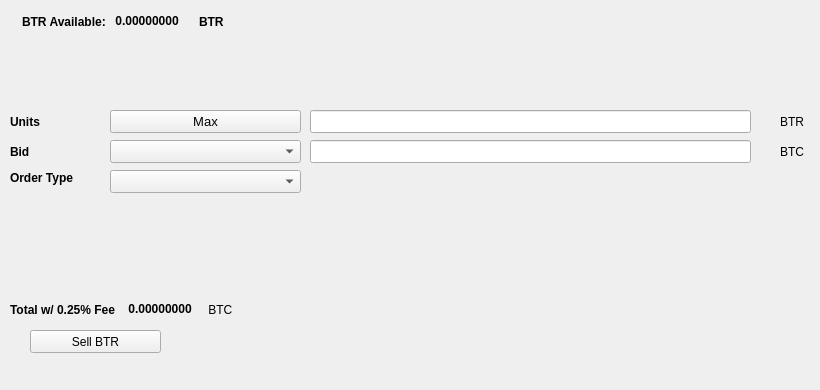
   <widget class="QWidget" name="SellTab">
    <attribute name="title">
     <string>Sell</string>
    </attribute>
    <widget class="QLabel" name="label_16">
     <property name="geometry">
      <rect>
       <x>780</x>
       <y>140</y>
       <width>31</width>
       <height>23</height>
      </rect>
     </property>
     <property name="text">
      <string>BTC</string>
     </property>
    </widget>
    <widget class="QComboBox" name="SellBidcomboBox">
     <property name="geometry">
      <rect>
       <x>110</x>
       <y>140</y>
       <width>191</width>
       <height>23</height>
      </rect>
     </property>
     <property name="font">
      <font>
       <pointsize>10</pointsize>
      </font>
     </property>
    </widget>
    <widget class="QLabel" name="label_18">
     <property name="geometry">
      <rect>
       <x>10</x>
       <y>110</y>
       <width>46</width>
       <height>23</height>
      </rect>
     </property>
     <property name="font">
      <font>
       <weight>75</weight>
       <bold>true</bold>
      </font>
     </property>
     <property name="text">
      <string>Units</string>
     </property>
    </widget>
    <widget class="QPushButton" name="Sell_Max_Amount">
     <property name="geometry">
      <rect>
       <x>110</x>
       <y>110</y>
       <width>191</width>
       <height>23</height>
      </rect>
     </property>
     <property name="font">
      <font>
       <pointsize>10</pointsize>
      </font>
     </property>
     <property name="text">
      <string>Max</string>
     </property>
    </widget>
    <widget class="QLabel" name="label_20">
     <property name="geometry">
      <rect>
       <x>10</x>
       <y>170</y>
       <width>91</width>
       <height>16</height>
      </rect>
     </property>
     <property name="font">
      <font>
       <weight>75</weight>
       <bold>true</bold>
      </font>
     </property>
     <property name="text">
      <string>Order Type</string>
     </property>
    </widget>
    <widget class="QComboBox" name="SellOrdertypeCombo">
     <property name="geometry">
      <rect>
       <x>110</x>
       <y>170</y>
       <width>191</width>
       <height>23</height>
      </rect>
     </property>
     <property name="font">
      <font>
       <pointsize>10</pointsize>
      </font>
     </property>
    </widget>
    <widget class="QLabel" name="label_21">
     <property name="geometry">
      <rect>
       <x>10</x>
       <y>140</y>
       <width>46</width>
       <height>23</height>
      </rect>
     </property>
     <property name="font">
      <font>
       <weight>75</weight>
       <bold>true</bold>
      </font>
     </property>
     <property name="text">
      <string>Bid</string>
     </property>
    </widget>
    <widget class="QLabel" name="label_22">
     <property name="geometry">
      <rect>
       <x>780</x>
       <y>110</y>
       <width>31</width>
       <height>23</height>
      </rect>
     </property>
     <property name="text">
      <string>BTR</string>
     </property>
    </widget>
    <widget class="QLineEdit" name="UnitsInputBTR">
     <property name="geometry">
      <rect>
       <x>310</x>
       <y>110</y>
       <width>441</width>
       <height>23</height>
      </rect>
     </property>
     <property name="font">
      <font>
       <pointsize>9</pointsize>
       <weight>75</weight>
       <bold>true</bold>
      </font>
     </property>
    </widget>
    <widget class="QLineEdit" name="SellBidPriceEdit">
     <property name="geometry">
      <rect>
       <x>310</x>
       <y>140</y>
       <width>441</width>
       <height>23</height>
      </rect>
     </property>
     <property name="font">
      <font>
       <pointsize>9</pointsize>
       <weight>75</weight>
       <bold>true</bold>
      </font>
     </property>
    </widget>
    <widget class="QPushButton" name="SellBTRBTN">
     <property name="geometry">
      <rect>
       <x>30</x>
       <y>330</y>
       <width>131</width>
       <height>23</height>
      </rect>
     </property>
     <property name="text">
      <string>Sell BTR</string>
     </property>
     <property name="icon">
      <iconset resource="../bittern">
       <normaloff>:/icons/bitcoin</normaloff>:/icons/bitcoin</iconset>
     </property>
    </widget>
    <widget class="QWidget" name="layoutWidget3">
     <property name="geometry">
      <rect>
       <x>22</x>
       <y>12</y>
       <width>258</width>
       <height>19</height>
      </rect>
     </property>
     <layout class="QHBoxLayout" name="horizontalLayout">
      <item>
       <widget class="QLabel" name="label232_2">
        <property name="font">
         <font>
          <weight>75</weight>
          <bold>true</bold>
         </font>
        </property>
        <property name="text">
         <string>BTR Available:</string>
        </property>
       </widget>
      </item>
      <item>
       <widget class="QLabel" name="BTRAvailableLabel">
        <property name="palette">
         <palette>
          <active>
           <colorrole role="WindowText">
            <brush brushstyle="SolidPattern">
             <color alpha="255">
              <red>0</red>
              <green>0</green>
              <blue>0</blue>
             </color>
            </brush>
           </colorrole>
           <colorrole role="Button">
            <brush brushstyle="SolidPattern">
             <color alpha="255">
              <red>0</red>
              <green>170</green>
              <blue>0</blue>
             </color>
            </brush>
           </colorrole>
           <colorrole role="Light">
            <brush brushstyle="SolidPattern">
             <color alpha="255">
              <red>0</red>
              <green>255</green>
              <blue>0</blue>
             </color>
            </brush>
           </colorrole>
           <colorrole role="Midlight">
            <brush brushstyle="SolidPattern">
             <color alpha="255">
              <red>0</red>
              <green>212</green>
              <blue>0</blue>
             </color>
            </brush>
           </colorrole>
           <colorrole role="Dark">
            <brush brushstyle="SolidPattern">
             <color alpha="255">
              <red>0</red>
              <green>85</green>
              <blue>0</blue>
             </color>
            </brush>
           </colorrole>
           <colorrole role="Mid">
            <brush brushstyle="SolidPattern">
             <color alpha="255">
              <red>0</red>
              <green>113</green>
              <blue>0</blue>
             </color>
            </brush>
           </colorrole>
           <colorrole role="Text">
            <brush brushstyle="SolidPattern">
             <color alpha="255">
              <red>0</red>
              <green>170</green>
              <blue>0</blue>
             </color>
            </brush>
           </colorrole>
           <colorrole role="BrightText">
            <brush brushstyle="SolidPattern">
             <color alpha="255">
              <red>255</red>
              <green>255</green>
              <blue>255</blue>
             </color>
            </brush>
           </colorrole>
           <colorrole role="ButtonText">
            <brush brushstyle="SolidPattern">
             <color alpha="255">
              <red>0</red>
              <green>0</green>
              <blue>0</blue>
             </color>
            </brush>
           </colorrole>
           <colorrole role="Base">
            <brush brushstyle="SolidPattern">
             <color alpha="255">
              <red>255</red>
              <green>255</green>
              <blue>255</blue>
             </color>
            </brush>
           </colorrole>
           <colorrole role="Window">
            <brush brushstyle="SolidPattern">
             <color alpha="255">
              <red>0</red>
              <green>170</green>
              <blue>0</blue>
             </color>
            </brush>
           </colorrole>
           <colorrole role="Shadow">
            <brush brushstyle="SolidPattern">
             <color alpha="255">
              <red>0</red>
              <green>0</green>
              <blue>0</blue>
             </color>
            </brush>
           </colorrole>
           <colorrole role="AlternateBase">
            <brush brushstyle="SolidPattern">
             <color alpha="255">
              <red>127</red>
              <green>212</green>
              <blue>127</blue>
             </color>
            </brush>
           </colorrole>
           <colorrole role="ToolTipBase">
            <brush brushstyle="SolidPattern">
             <color alpha="255">
              <red>255</red>
              <green>255</green>
              <blue>220</blue>
             </color>
            </brush>
           </colorrole>
           <colorrole role="ToolTipText">
            <brush brushstyle="SolidPattern">
             <color alpha="255">
              <red>0</red>
              <green>0</green>
              <blue>0</blue>
             </color>
            </brush>
           </colorrole>
          </active>
          <inactive>
           <colorrole role="WindowText">
            <brush brushstyle="SolidPattern">
             <color alpha="255">
              <red>0</red>
              <green>0</green>
              <blue>0</blue>
             </color>
            </brush>
           </colorrole>
           <colorrole role="Button">
            <brush brushstyle="SolidPattern">
             <color alpha="255">
              <red>0</red>
              <green>170</green>
              <blue>0</blue>
             </color>
            </brush>
           </colorrole>
           <colorrole role="Light">
            <brush brushstyle="SolidPattern">
             <color alpha="255">
              <red>0</red>
              <green>255</green>
              <blue>0</blue>
             </color>
            </brush>
           </colorrole>
           <colorrole role="Midlight">
            <brush brushstyle="SolidPattern">
             <color alpha="255">
              <red>0</red>
              <green>212</green>
              <blue>0</blue>
             </color>
            </brush>
           </colorrole>
           <colorrole role="Dark">
            <brush brushstyle="SolidPattern">
             <color alpha="255">
              <red>0</red>
              <green>85</green>
              <blue>0</blue>
             </color>
            </brush>
           </colorrole>
           <colorrole role="Mid">
            <brush brushstyle="SolidPattern">
             <color alpha="255">
              <red>0</red>
              <green>113</green>
              <blue>0</blue>
             </color>
            </brush>
           </colorrole>
           <colorrole role="Text">
            <brush brushstyle="SolidPattern">
             <color alpha="255">
              <red>0</red>
              <green>170</green>
              <blue>0</blue>
             </color>
            </brush>
           </colorrole>
           <colorrole role="BrightText">
            <brush brushstyle="SolidPattern">
             <color alpha="255">
              <red>255</red>
              <green>255</green>
              <blue>255</blue>
             </color>
            </brush>
           </colorrole>
           <colorrole role="ButtonText">
            <brush brushstyle="SolidPattern">
             <color alpha="255">
              <red>0</red>
              <green>0</green>
              <blue>0</blue>
             </color>
            </brush>
           </colorrole>
           <colorrole role="Base">
            <brush brushstyle="SolidPattern">
             <color alpha="255">
              <red>255</red>
              <green>255</green>
              <blue>255</blue>
             </color>
            </brush>
           </colorrole>
           <colorrole role="Window">
            <brush brushstyle="SolidPattern">
             <color alpha="255">
              <red>0</red>
              <green>170</green>
              <blue>0</blue>
             </color>
            </brush>
           </colorrole>
           <colorrole role="Shadow">
            <brush brushstyle="SolidPattern">
             <color alpha="255">
              <red>0</red>
              <green>0</green>
              <blue>0</blue>
             </color>
            </brush>
           </colorrole>
           <colorrole role="AlternateBase">
            <brush brushstyle="SolidPattern">
             <color alpha="255">
              <red>127</red>
              <green>212</green>
              <blue>127</blue>
             </color>
            </brush>
           </colorrole>
           <colorrole role="ToolTipBase">
            <brush brushstyle="SolidPattern">
             <color alpha="255">
              <red>255</red>
              <green>255</green>
              <blue>220</blue>
             </color>
            </brush>
           </colorrole>
           <colorrole role="ToolTipText">
            <brush brushstyle="SolidPattern">
             <color alpha="255">
              <red>0</red>
              <green>0</green>
              <blue>0</blue>
             </color>
            </brush>
           </colorrole>
          </inactive>
          <disabled>
           <colorrole role="WindowText">
            <brush brushstyle="SolidPattern">
             <color alpha="255">
              <red>0</red>
              <green>85</green>
              <blue>0</blue>
             </color>
            </brush>
           </colorrole>
           <colorrole role="Button">
            <brush brushstyle="SolidPattern">
             <color alpha="255">
              <red>0</red>
              <green>170</green>
              <blue>0</blue>
             </color>
            </brush>
           </colorrole>
           <colorrole role="Light">
            <brush brushstyle="SolidPattern">
             <color alpha="255">
              <red>0</red>
              <green>255</green>
              <blue>0</blue>
             </color>
            </brush>
           </colorrole>
           <colorrole role="Midlight">
            <brush brushstyle="SolidPattern">
             <color alpha="255">
              <red>0</red>
              <green>212</green>
              <blue>0</blue>
             </color>
            </brush>
           </colorrole>
           <colorrole role="Dark">
            <brush brushstyle="SolidPattern">
             <color alpha="255">
              <red>0</red>
              <green>85</green>
              <blue>0</blue>
             </color>
            </brush>
           </colorrole>
           <colorrole role="Mid">
            <brush brushstyle="SolidPattern">
             <color alpha="255">
              <red>0</red>
              <green>113</green>
              <blue>0</blue>
             </color>
            </brush>
           </colorrole>
           <colorrole role="Text">
            <brush brushstyle="SolidPattern">
             <color alpha="255">
              <red>0</red>
              <green>85</green>
              <blue>0</blue>
             </color>
            </brush>
           </colorrole>
           <colorrole role="BrightText">
            <brush brushstyle="SolidPattern">
             <color alpha="255">
              <red>255</red>
              <green>255</green>
              <blue>255</blue>
             </color>
            </brush>
           </colorrole>
           <colorrole role="ButtonText">
            <brush brushstyle="SolidPattern">
             <color alpha="255">
              <red>0</red>
              <green>85</green>
              <blue>0</blue>
             </color>
            </brush>
           </colorrole>
           <colorrole role="Base">
            <brush brushstyle="SolidPattern">
             <color alpha="255">
              <red>0</red>
              <green>170</green>
              <blue>0</blue>
             </color>
            </brush>
           </colorrole>
           <colorrole role="Window">
            <brush brushstyle="SolidPattern">
             <color alpha="255">
              <red>0</red>
              <green>170</green>
              <blue>0</blue>
             </color>
            </brush>
           </colorrole>
           <colorrole role="Shadow">
            <brush brushstyle="SolidPattern">
             <color alpha="255">
              <red>0</red>
              <green>0</green>
              <blue>0</blue>
             </color>
            </brush>
           </colorrole>
           <colorrole role="AlternateBase">
            <brush brushstyle="SolidPattern">
             <color alpha="255">
              <red>0</red>
              <green>170</green>
              <blue>0</blue>
             </color>
            </brush>
           </colorrole>
           <colorrole role="ToolTipBase">
            <brush brushstyle="SolidPattern">
             <color alpha="255">
              <red>255</red>
              <green>255</green>
              <blue>220</blue>
             </color>
            </brush>
           </colorrole>
           <colorrole role="ToolTipText">
            <brush brushstyle="SolidPattern">
             <color alpha="255">
              <red>0</red>
              <green>0</green>
              <blue>0</blue>
             </color>
            </brush>
           </colorrole>
          </disabled>
         </palette>
        </property>
        <property name="font">
         <font>
          <weight>75</weight>
          <bold>true</bold>
         </font>
        </property>
        <property name="text">
         <string> 0.00000000 </string>
        </property>
        <property name="textInteractionFlags">
         <set>Qt::LinksAccessibleByMouse|Qt::TextSelectableByKeyboard|Qt::TextSelectableByMouse</set>
        </property>
       </widget>
      </item>
      <item>
       <widget class="QLabel" name="labelBTR">
        <property name="font">
         <font>
          <weight>75</weight>
          <bold>true</bold>
         </font>
        </property>
        <property name="text">
         <string>BTR</string>
        </property>
       </widget>
      </item>
     </layout>
    </widget>
    <widget class="QWidget" name="layoutWidget">
     <property name="geometry">
      <rect>
       <x>10</x>
       <y>300</y>
       <width>268</width>
       <height>19</height>
      </rect>
     </property>
     <layout class="QHBoxLayout" name="horizontalLayout_2">
      <item>
       <widget class="QLabel" name="label_19">
        <property name="font">
         <font>
          <weight>75</weight>
          <bold>true</bold>
         </font>
        </property>
        <property name="text">
         <string>Total w/ 0.25% Fee </string>
        </property>
       </widget>
      </item>
      <item>
       <widget class="QLabel" name="SellCostLabel">
        <property name="palette">
         <palette>
          <active>
           <colorrole role="WindowText">
            <brush brushstyle="SolidPattern">
             <color alpha="255">
              <red>0</red>
              <green>0</green>
              <blue>0</blue>
             </color>
            </brush>
           </colorrole>
           <colorrole role="Button">
            <brush brushstyle="SolidPattern">
             <color alpha="255">
              <red>0</red>
              <green>170</green>
              <blue>0</blue>
             </color>
            </brush>
           </colorrole>
           <colorrole role="Light">
            <brush brushstyle="SolidPattern">
             <color alpha="255">
              <red>0</red>
              <green>255</green>
              <blue>0</blue>
             </color>
            </brush>
           </colorrole>
           <colorrole role="Midlight">
            <brush brushstyle="SolidPattern">
             <color alpha="255">
              <red>0</red>
              <green>212</green>
              <blue>0</blue>
             </color>
            </brush>
           </colorrole>
           <colorrole role="Dark">
            <brush brushstyle="SolidPattern">
             <color alpha="255">
              <red>0</red>
              <green>85</green>
              <blue>0</blue>
             </color>
            </brush>
           </colorrole>
           <colorrole role="Mid">
            <brush brushstyle="SolidPattern">
             <color alpha="255">
              <red>0</red>
              <green>113</green>
              <blue>0</blue>
             </color>
            </brush>
           </colorrole>
           <colorrole role="Text">
            <brush brushstyle="SolidPattern">
             <color alpha="255">
              <red>0</red>
              <green>170</green>
              <blue>0</blue>
             </color>
            </brush>
           </colorrole>
           <colorrole role="BrightText">
            <brush brushstyle="SolidPattern">
             <color alpha="255">
              <red>255</red>
              <green>255</green>
              <blue>255</blue>
             </color>
            </brush>
           </colorrole>
           <colorrole role="ButtonText">
            <brush brushstyle="SolidPattern">
             <color alpha="255">
              <red>0</red>
              <green>0</green>
              <blue>0</blue>
             </color>
            </brush>
           </colorrole>
           <colorrole role="Base">
            <brush brushstyle="SolidPattern">
             <color alpha="255">
              <red>255</red>
              <green>255</green>
              <blue>255</blue>
             </color>
            </brush>
           </colorrole>
           <colorrole role="Window">
            <brush brushstyle="SolidPattern">
             <color alpha="255">
              <red>0</red>
              <green>170</green>
              <blue>0</blue>
             </color>
            </brush>
           </colorrole>
           <colorrole role="Shadow">
            <brush brushstyle="SolidPattern">
             <color alpha="255">
              <red>0</red>
              <green>0</green>
              <blue>0</blue>
             </color>
            </brush>
           </colorrole>
           <colorrole role="AlternateBase">
            <brush brushstyle="SolidPattern">
             <color alpha="255">
              <red>127</red>
              <green>212</green>
              <blue>127</blue>
             </color>
            </brush>
           </colorrole>
           <colorrole role="ToolTipBase">
            <brush brushstyle="SolidPattern">
             <color alpha="255">
              <red>255</red>
              <green>255</green>
              <blue>220</blue>
             </color>
            </brush>
           </colorrole>
           <colorrole role="ToolTipText">
            <brush brushstyle="SolidPattern">
             <color alpha="255">
              <red>0</red>
              <green>0</green>
              <blue>0</blue>
             </color>
            </brush>
           </colorrole>
          </active>
          <inactive>
           <colorrole role="WindowText">
            <brush brushstyle="SolidPattern">
             <color alpha="255">
              <red>0</red>
              <green>0</green>
              <blue>0</blue>
             </color>
            </brush>
           </colorrole>
           <colorrole role="Button">
            <brush brushstyle="SolidPattern">
             <color alpha="255">
              <red>0</red>
              <green>170</green>
              <blue>0</blue>
             </color>
            </brush>
           </colorrole>
           <colorrole role="Light">
            <brush brushstyle="SolidPattern">
             <color alpha="255">
              <red>0</red>
              <green>255</green>
              <blue>0</blue>
             </color>
            </brush>
           </colorrole>
           <colorrole role="Midlight">
            <brush brushstyle="SolidPattern">
             <color alpha="255">
              <red>0</red>
              <green>212</green>
              <blue>0</blue>
             </color>
            </brush>
           </colorrole>
           <colorrole role="Dark">
            <brush brushstyle="SolidPattern">
             <color alpha="255">
              <red>0</red>
              <green>85</green>
              <blue>0</blue>
             </color>
            </brush>
           </colorrole>
           <colorrole role="Mid">
            <brush brushstyle="SolidPattern">
             <color alpha="255">
              <red>0</red>
              <green>113</green>
              <blue>0</blue>
             </color>
            </brush>
           </colorrole>
           <colorrole role="Text">
            <brush brushstyle="SolidPattern">
             <color alpha="255">
              <red>0</red>
              <green>170</green>
              <blue>0</blue>
             </color>
            </brush>
           </colorrole>
           <colorrole role="BrightText">
            <brush brushstyle="SolidPattern">
             <color alpha="255">
              <red>255</red>
              <green>255</green>
              <blue>255</blue>
             </color>
            </brush>
           </colorrole>
           <colorrole role="ButtonText">
            <brush brushstyle="SolidPattern">
             <color alpha="255">
              <red>0</red>
              <green>0</green>
              <blue>0</blue>
             </color>
            </brush>
           </colorrole>
           <colorrole role="Base">
            <brush brushstyle="SolidPattern">
             <color alpha="255">
              <red>255</red>
              <green>255</green>
              <blue>255</blue>
             </color>
            </brush>
           </colorrole>
           <colorrole role="Window">
            <brush brushstyle="SolidPattern">
             <color alpha="255">
              <red>0</red>
              <green>170</green>
              <blue>0</blue>
             </color>
            </brush>
           </colorrole>
           <colorrole role="Shadow">
            <brush brushstyle="SolidPattern">
             <color alpha="255">
              <red>0</red>
              <green>0</green>
              <blue>0</blue>
             </color>
            </brush>
           </colorrole>
           <colorrole role="AlternateBase">
            <brush brushstyle="SolidPattern">
             <color alpha="255">
              <red>127</red>
              <green>212</green>
              <blue>127</blue>
             </color>
            </brush>
           </colorrole>
           <colorrole role="ToolTipBase">
            <brush brushstyle="SolidPattern">
             <color alpha="255">
              <red>255</red>
              <green>255</green>
              <blue>220</blue>
             </color>
            </brush>
           </colorrole>
           <colorrole role="ToolTipText">
            <brush brushstyle="SolidPattern">
             <color alpha="255">
              <red>0</red>
              <green>0</green>
              <blue>0</blue>
             </color>
            </brush>
           </colorrole>
          </inactive>
          <disabled>
           <colorrole role="WindowText">
            <brush brushstyle="SolidPattern">
             <color alpha="255">
              <red>0</red>
              <green>85</green>
              <blue>0</blue>
             </color>
            </brush>
           </colorrole>
           <colorrole role="Button">
            <brush brushstyle="SolidPattern">
             <color alpha="255">
              <red>0</red>
              <green>170</green>
              <blue>0</blue>
             </color>
            </brush>
           </colorrole>
           <colorrole role="Light">
            <brush brushstyle="SolidPattern">
             <color alpha="255">
              <red>0</red>
              <green>255</green>
              <blue>0</blue>
             </color>
            </brush>
           </colorrole>
           <colorrole role="Midlight">
            <brush brushstyle="SolidPattern">
             <color alpha="255">
              <red>0</red>
              <green>212</green>
              <blue>0</blue>
             </color>
            </brush>
           </colorrole>
           <colorrole role="Dark">
            <brush brushstyle="SolidPattern">
             <color alpha="255">
              <red>0</red>
              <green>85</green>
              <blue>0</blue>
             </color>
            </brush>
           </colorrole>
           <colorrole role="Mid">
            <brush brushstyle="SolidPattern">
             <color alpha="255">
              <red>0</red>
              <green>113</green>
              <blue>0</blue>
             </color>
            </brush>
           </colorrole>
           <colorrole role="Text">
            <brush brushstyle="SolidPattern">
             <color alpha="255">
              <red>0</red>
              <green>85</green>
              <blue>0</blue>
             </color>
            </brush>
           </colorrole>
           <colorrole role="BrightText">
            <brush brushstyle="SolidPattern">
             <color alpha="255">
              <red>255</red>
              <green>255</green>
              <blue>255</blue>
             </color>
            </brush>
           </colorrole>
           <colorrole role="ButtonText">
            <brush brushstyle="SolidPattern">
             <color alpha="255">
              <red>0</red>
              <green>85</green>
              <blue>0</blue>
             </color>
            </brush>
           </colorrole>
           <colorrole role="Base">
            <brush brushstyle="SolidPattern">
             <color alpha="255">
              <red>0</red>
              <green>170</green>
              <blue>0</blue>
             </color>
            </brush>
           </colorrole>
           <colorrole role="Window">
            <brush brushstyle="SolidPattern">
             <color alpha="255">
              <red>0</red>
              <green>170</green>
              <blue>0</blue>
             </color>
            </brush>
           </colorrole>
           <colorrole role="Shadow">
            <brush brushstyle="SolidPattern">
             <color alpha="255">
              <red>0</red>
              <green>0</green>
              <blue>0</blue>
             </color>
            </brush>
           </colorrole>
           <colorrole role="AlternateBase">
            <brush brushstyle="SolidPattern">
             <color alpha="255">
              <red>0</red>
              <green>170</green>
              <blue>0</blue>
             </color>
            </brush>
           </colorrole>
           <colorrole role="ToolTipBase">
            <brush brushstyle="SolidPattern">
             <color alpha="255">
              <red>255</red>
              <green>255</green>
              <blue>220</blue>
             </color>
            </brush>
           </colorrole>
           <colorrole role="ToolTipText">
            <brush brushstyle="SolidPattern">
             <color alpha="255">
              <red>0</red>
              <green>0</green>
              <blue>0</blue>
             </color>
            </brush>
           </colorrole>
          </disabled>
         </palette>
        </property>
        <property name="font">
         <font>
          <weight>75</weight>
          <bold>true</bold>
         </font>
        </property>
        <property name="autoFillBackground">
         <bool>false</bool>
        </property>
        <property name="text">
         <string> 0.00000000</string>
        </property>
        <property name="textInteractionFlags">
         <set>Qt::LinksAccessibleByMouse|Qt::TextSelectableByMouse</set>
        </property>
       </widget>
      </item>
      <item>
       <widget class="QLabel" name="label_17">
        <property name="font">
         <font>
          <weight>50</weight>
          <bold>false</bold>
         </font>
        </property>
        <property name="text">
         <string> BTC</string>
        </property>
       </widget>
      </item>
     </layout>
    </widget>
    <widget class="QLabel" name="label_23">
     <property name="geometry">
      <rect>
       <x>460</x>
       <y>300</y>
       <width>281</width>
       <height>81</height>
      </rect>
     </property>
     <property name="text">
      <string/>
     </property>
     <property name="pixmap">
      <pixmap>:/images/bittrex</pixmap>
     </property>
    </widget>
   </widget>
